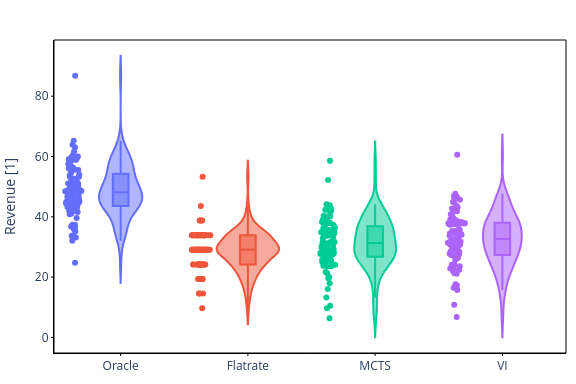

This figure's notebook cell:
### Code cell
df_box = df[df.demand_scaling_parameter==12]
# sort by runner
df_box = df_box.sort_values("runner")
fig = px.violin(df_box, x="runner", y="r", box=True, points="all", color="runner")
# fig.update_traces(meanline_visible=True, width=0.7)
fig.update_layout(
    xaxis_title=None,
    width=576,  # 6 inches * 96 pixels/inch
    height=384,  # 4 inches * 96 pixels/inch (or adjust based on your needs)
    showlegend=False,
    plot_bgcolor='rgba(0, 0, 0, 0)',  # Transparent background inside the plot
    paper_bgcolor='rgba(0, 0, 0, 0)',  # Transparent background outside the plot
    margin=dict(l=10, r=10, t=40, b=10),  # Adjust margins to make space for border
    xaxis=dict(
        showline=True,  # Show x-axis line
        linewidth=1,  # Set line width
        linecolor='black',  # Set line color
        # dash='dash',  # Make x-axis line dashed
        ticks='outside',  # Move ticks outside the plot
        ticklen=2,  # Length of the tick marks
        tickwidth=1,  # Width of the tick marks
        tickcolor='black',  # Color of the tick marks
    ),
    yaxis=dict(
        showline=True,  # Show y-axis line
        linewidth=1,  # Set line width
        linecolor='black',  # Set line color
        # dash='dash',  # Make y-axis line dashed
        ticks='outside',  # Move ticks outside the plot
        ticklen=2,  # Length of the tick marks
        tickwidth=1,  # Width of the tick marks
        tickcolor='black',  # Color of the tick marks
        title="Revenue [1]"
    ),
    # Optional: Add border around the entire plot area
    shapes=[dict(
        type='rect',
        x0=0, y0=0, x1=1, y1=1,
        xref='paper', yref='paper',
        line=dict(color='black', width=1)
    )]
)
fig.write_image(FIGROOT/"violin_revenue_more_plots.pdf")
fig.show()

### Figure 1 — Plotly figure (JSON) as saved in the notebook; plotly's stock layout.template omitted (floating-point values rounded to 4 significant figures)
{"data": [{"alignmentgroup": "True", "box": {"visible": true}, "hovertemplate": "runner=%{x}<br>r=%{y}<extra></extra>", "legendgroup": "Oracle", "marker": {"color": "#636efa"}, "name": "Oracle", "offsetgroup": "Oracle", "orientation": "v", "points": "all", "scalegroup": "True", "showlegend": true, "x": ["Oracle", "Oracle", "Oracle", "Oracle", "Oracle", "Oracle", "Oracle", "Oracle", "Oracle", "Oracle", "Oracle", "Oracle", "Oracle", "Oracle", "Oracle", "Oracle", "Oracle", "Oracle", "Oracle", "Oracle", "Oracle", "Oracle", "Oracle", "Oracle", "Oracle", "Oracle", "Oracle", "Oracle", "Oracle", "Oracle", "Oracle", "Oracle", "Oracle", "Oracle", "Oracle", "Oracle", "Oracle", "Oracle", "Oracle", "Oracle", "Oracle", "Oracle", "Oracle", "Oracle", "Oracle", "Oracle", "Oracle", "Oracle", "Oracle", "Oracle", "Oracle", "Oracle", "Oracle", "Oracle", "Oracle", "Oracle", "Oracle", "Oracle", "Oracle", "Oracle", "Oracle", "Oracle", "Oracle", "Oracle", "Oracle", "Oracle", "Oracle", "Oracle", "Oracle", "Oracle", "Oracle", "Oracle", "Oracle", "Oracle", "Oracle", "Oracle", "Oracle", "Oracle", "Oracle", "Oracle", "Oracle", "Oracle", "Oracle", "Oracle", "Oracle", "Oracle", "Oracle", "Oracle", "Oracle", "Oracle", "Oracle", "Oracle", "Oracle", "Oracle", "Oracle", "Oracle", "Oracle", "Oracle", "Oracle", "Oracle"], "x0": " ", "xaxis": "x", "y": [53.18, 32.07, 44.16, 59.98, 65.21, 86.79, 51.04, 51.41, 56.33, 55.54, 59.16, 40.82, 59.53, 43.1, 44.29, 50.95, 43.15, 45.45, 35.16, 63.92, 58.87, 36.43, 24.76, 42.5, 52.6, 58.63, 53.81, 63.1, 49.61, 48.83, 49.53, 41.14, 53.25, 48.58, 47.11, 48.09, 46.31, 41.98, 44.58, 53.25, 55.64, 46.83, 48.65, 44.74, 50.94, 52.23, 57.6, 48.13, 33.9, 43.17, 49.07, 33.6, 44.98, 47.73, 46.06, 41.88, 50.71, 48.35, 47.9, 43.24, 56.91, 37.37, 45.7, 45.24, 45.02, 60.43, 43.6, 59.41, 56.34, 45.39, 59.11, 45.51, 56.06, 59.32, 59.97, 48.97, 46.76, 46.42, 54.57, 36.82, 33.15, 55.79, 44.24, 53.97, 51.31, 41.57, 35.99, 47.06, 45.07, 48.5, 50.43, 39.58, 57.01, 61.68, 36.78, 50.36, 43.62, 44.51, 42.63, 37.37], "y0": " ", "yaxis": "y", "type": "violin"}, {"alignmentgroup": "True", "box": {"visible": true}, "hovertemplate": "runner=%{x}<br>r=%{y}<extra></extra>", "legendgroup": "Flatrate", "marker": {"color": "#EF553B"}, "name": "Flatrate", "offsetgroup": "Flatrate", "orientation": "v", "points": "all", "scalegroup": "True", "showlegend": true, "x": ["Flatrate", "Flatrate", "Flatrate", "Flatrate", "Flatrate", "Flatrate", "Flatrate", "Flatrate", "Flatrate", "Flatrate", "Flatrate", "Flatrate", "Flatrate", "Flatrate", "Flatrate", "Flatrate", "Flatrate", "Flatrate", "Flatrate", "Flatrate", "Flatrate", "Flatrate", "Flatrate", "Flatrate", "Flatrate", "Flatrate", "Flatrate", "Flatrate", "Flatrate", "Flatrate", "Flatrate", "Flatrate", "Flatrate", "Flatrate", "Flatrate", "Flatrate", "Flatrate", "Flatrate", "Flatrate", "Flatrate", "Flatrate", "Flatrate", "Flatrate", "Flatrate", "Flatrate", "Flatrate", "Flatrate", "Flatrate", "Flatrate", "Flatrate", "Flatrate", "Flatrate", "Flatrate", "Flatrate", "Flatrate", "Flatrate", "Flatrate", "Flatrate", "Flatrate", "Flatrate", "Flatrate", "Flatrate", "Flatrate", "Flatrate", "Flatrate", "Flatrate", "Flatrate", "Flatrate", "Flatrate", "Flatrate", "Flatrate", "Flatrate", "Flatrate", "Flatrate", "Flatrate", "Flatrate", "Flatrate", "Flatrate", "Flatrate", "Flatrate", "Flatrate", "Flatrate", "Flatrate", "Flatrate", "Flatrate", "Flatrate", "Flatrate", "Flatrate", "Flatrate", "Flatrate", "Flatrate", "Flatrate", "Flatrate", "Flatrate", "Flatrate", "Flatrate", "Flatrate", "Flatrate", "Flatrate", "Flatrate"], "x0": " ", "xaxis": "x", "y": [24.22, 29.06, 14.53, 29.06, 24.22, 33.91, 53.28, 29.06, 33.91, 33.91, 33.91, 33.91, 19.38, 33.91, 19.38, 29.06, 29.06, 29.06, 24.22, 14.53, 43.6, 33.91, 19.38, 19.38, 29.06, 24.22, 33.91, 24.22, 29.06, 33.91, 29.06, 29.06, 24.22, 19.38, 33.91, 24.22, 29.06, 33.91, 29.06, 24.22, 29.06, 29.06, 29.06, 33.91, 29.06, 29.06, 33.91, 29.06, 38.75, 24.22, 33.91, 29.06, 29.06, 14.53, 24.22, 29.06, 29.06, 24.22, 33.91, 24.22, 29.06, 24.22, 33.91, 38.75, 29.06, 24.22, 29.06, 38.75, 24.22, 33.91, 33.91, 29.06, 38.75, 33.91, 29.06, 33.91, 33.91, 29.06, 29.06, 29.06, 33.91, 19.38, 9.688, 29.06, 29.06, 33.91, 29.06, 33.91, 24.22, 29.06, 24.22, 24.22, 19.38, 29.06, 29.06, 19.38, 29.06, 29.06, 29.06, 33.91], "y0": " ", "yaxis": "y", "type": "violin"}, {"alignmentgroup": "True", "box": {"visible": true}, "hovertemplate": "runner=%{x}<br>r=%{y}<extra></extra>", "legendgroup": "MCTS", "marker": {"color": "#00cc96"}, "name": "MCTS", "offsetgroup": "MCTS", "orientation": "v", "points": "all", "scalegroup": "True", "showlegend": true, "x": ["MCTS", "MCTS", "MCTS", "MCTS", "MCTS", "MCTS", "MCTS", "MCTS", "MCTS", "MCTS", "MCTS", "MCTS", "MCTS", "MCTS", "MCTS", "MCTS", "MCTS", "MCTS", "MCTS", "MCTS", "MCTS", "MCTS", "MCTS", "MCTS", "MCTS", "MCTS", "MCTS", "MCTS", "MCTS", "MCTS", "MCTS", "MCTS", "MCTS", "MCTS", "MCTS", "MCTS", "MCTS", "MCTS", "MCTS", "MCTS", "MCTS", "MCTS", "MCTS", "MCTS", "MCTS", "MCTS", "MCTS", "MCTS", "MCTS", "MCTS", "MCTS", "MCTS", "MCTS", "MCTS", "MCTS", "MCTS", "MCTS", "MCTS", "MCTS", "MCTS", "MCTS", "MCTS", "MCTS", "MCTS", "MCTS", "MCTS", "MCTS", "MCTS", "MCTS", "MCTS", "MCTS", "MCTS", "MCTS", "MCTS", "MCTS", "MCTS", "MCTS", "MCTS", "MCTS", "MCTS", "MCTS", "MCTS", "MCTS", "MCTS", "MCTS", "MCTS", "MCTS", "MCTS", "MCTS", "MCTS", "MCTS", "MCTS", "MCTS", "MCTS", "MCTS", "MCTS", "MCTS", "MCTS", "MCTS", "MCTS"], "x0": " ", "xaxis": "x", "y": [29.21, 28.04, 21.31, 13.25, 31.34, 35.24, 26.58, 34.86, 36.0, 34.41, 25.0, 34.48, 24.05, 38.93, 40.35, 28.35, 38.29, 6.377, 28.1, 43.29, 36.0, 26.91, 27.26, 30.01, 27.69, 38.93, 28.12, 42.58, 30.1, 34.08, 37.34, 27.31, 42.25, 25.35, 31.54, 30.16, 31.33, 38.87, 33.48, 27.22, 34.69, 25.31, 25.4, 33.73, 23.64, 10.48, 36.18, 43.8, 35.26, 23.64, 31.68, 37.19, 30.43, 37.96, 34.48, 31.34, 39.92, 31.68, 25.72, 28.08, 25.77, 38.62, 35.62, 30.01, 40.48, 21.7, 30.47, 37.95, 29.25, 40.08, 31.73, 27.71, 17.99, 33.33, 36.62, 29.44, 42.81, 28.48, 19.66, 44.14, 52.24, 16.04, 23.75, 34.86, 28.46, 24.11, 42.43, 23.58, 41.84, 36.53, 34.17, 19.95, 29.25, 24.83, 42.38, 9.667, 25.77, 32.85, 38.57, 58.6], "y0": " ", "yaxis": "y", "type": "violin"}, {"alignmentgroup": "True", "box": {"visible": true}, "hovertemplate": "runner=%{x}<br>r=%{y}<extra></extra>", "legendgroup": "VI", "marker": {"color": "#ab63fa"}, "name": "VI", "offsetgroup": "VI", "orientation": "v", "points": "all", "scalegroup": "True", "showlegend": true, "x": ["VI", "VI", "VI", "VI", "VI", "VI", "VI", "VI", "VI", "VI", "VI", "VI", "VI", "VI", "VI", "VI", "VI", "VI", "VI", "VI", "VI", "VI", "VI", "VI", "VI", "VI", "VI", "VI", "VI", "VI", "VI", "VI", "VI", "VI", "VI", "VI", "VI", "VI", "VI", "VI", "VI", "VI", "VI", "VI", "VI", "VI", "VI", "VI", "VI", "VI", "VI", "VI", "VI", "VI", "VI", "VI", "VI", "VI", "VI", "VI", "VI", "VI", "VI", "VI", "VI", "VI", "VI", "VI", "VI", "VI", "VI", "VI", "VI", "VI", "VI", "VI", "VI", "VI", "VI", "VI", "VI", "VI", "VI", "VI", "VI", "VI", "VI", "VI", "VI", "VI", "VI", "VI", "VI", "VI", "VI", "VI", "VI", "VI", "VI", "VI"], "x0": " ", "xaxis": "x", "y": [28.48, 31.16, 39.15, 27.73, 38.17, 37.54, 16.84, 29.2, 24.0, 27.34, 31.16, 27.54, 38.3, 45.65, 34.05, 38.72, 6.76, 28.48, 43.75, 37.9, 37.58, 35.21, 30.4, 38.54, 46.88, 21.31, 25.75, 37.93, 40.07, 22.86, 33.7, 29.62, 32.71, 32.58, 22.1, 34.3, 47.62, 35.72, 27.71, 37.41, 26.95, 27.72, 35.26, 23.62, 10.86, 40.87, 41.62, 34.66, 27.34, 29.6, 22.1, 30.77, 39.11, 33.31, 43.01, 31.78, 24.4, 26.31, 31.02, 37.54, 35.26, 30.36, 42.75, 23.99, 31.76, 32.29, 32.03, 46.08, 31.43, 22.47, 17.24, 28.07, 37.75, 34.04, 41.87, 39.69, 44.92, 46.34, 15.71, 31.78, 37.9, 34.7, 30.8, 26.68, 45.16, 16.48, 34.16, 35.64, 39.35, 43.19, 22.1, 60.61, 46.56, 27.33, 23.62, 21.11, 17.6, 34.48, 37.77, 37.5], "y0": " ", "yaxis": "y", "type": "violin"}], "layout": {"xaxis": {"anchor": "y", "domain": [0.0, 1.0], "title": {}, "categoryorder": "array", "categoryarray": ["Oracle", "Flatrate", "MCTS", "VI"], "showline": true, "linewidth": 1, "linecolor": "black", "ticks": "outside", "ticklen": 2, "tickwidth": 1, "tickcolor": "black"}, "yaxis": {"anchor": "x", "domain": [0.0, 1.0], "title": {"text": "Revenue [1]"}, "showline": true, "linewidth": 1, "linecolor": "black", "ticks": "outside", "ticklen": 2, "tickwidth": 1, "tickcolor": "black"}, "legend": {"title": {"text": "runner"}, "tracegroupgap": 0}, "margin": {"t": 40, "l": 10, "r": 10, "b": 10}, "violinmode": "overlay", "width": 576, "height": 384, "showlegend": false, "plot_bgcolor": "rgba(0, 0, 0, 0)", "paper_bgcolor": "rgba(0, 0, 0, 0)", "shapes": [{"line": {"color": "black", "width": 1}, "type": "rect", "x0": 0, "x1": 1, "xref": "paper", "y0": 0, "y1": 1, "yref": "paper"}]}}
